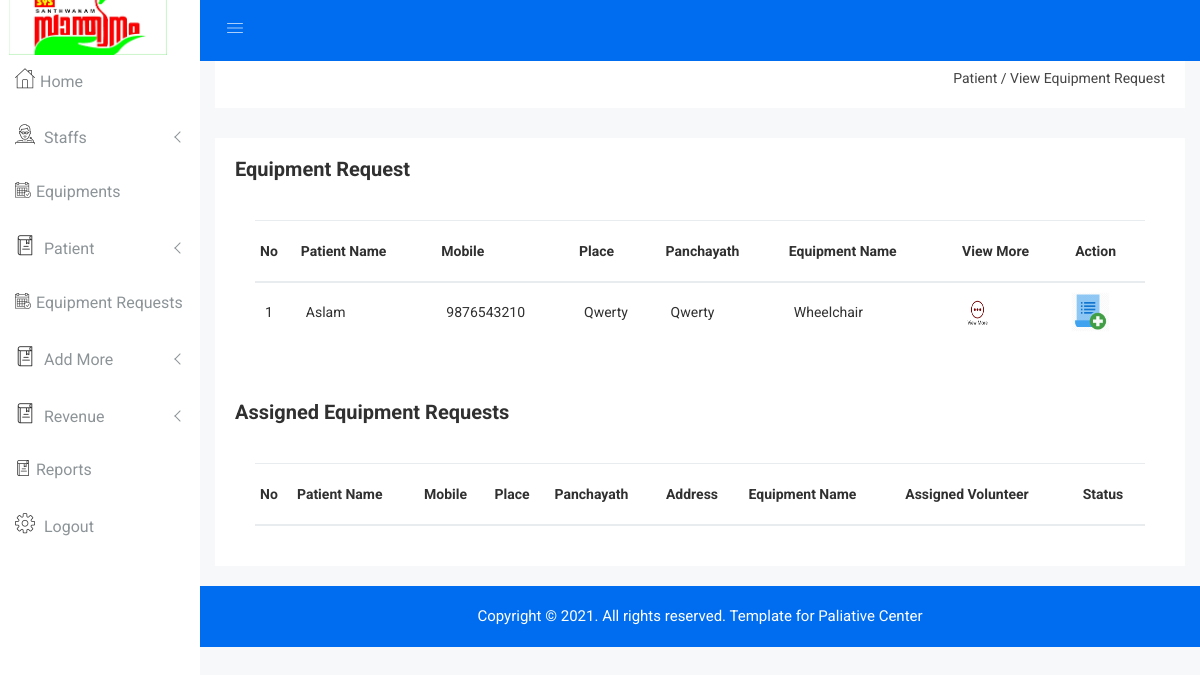
Before: /Admin/view_equiprequest.php with the older database file.
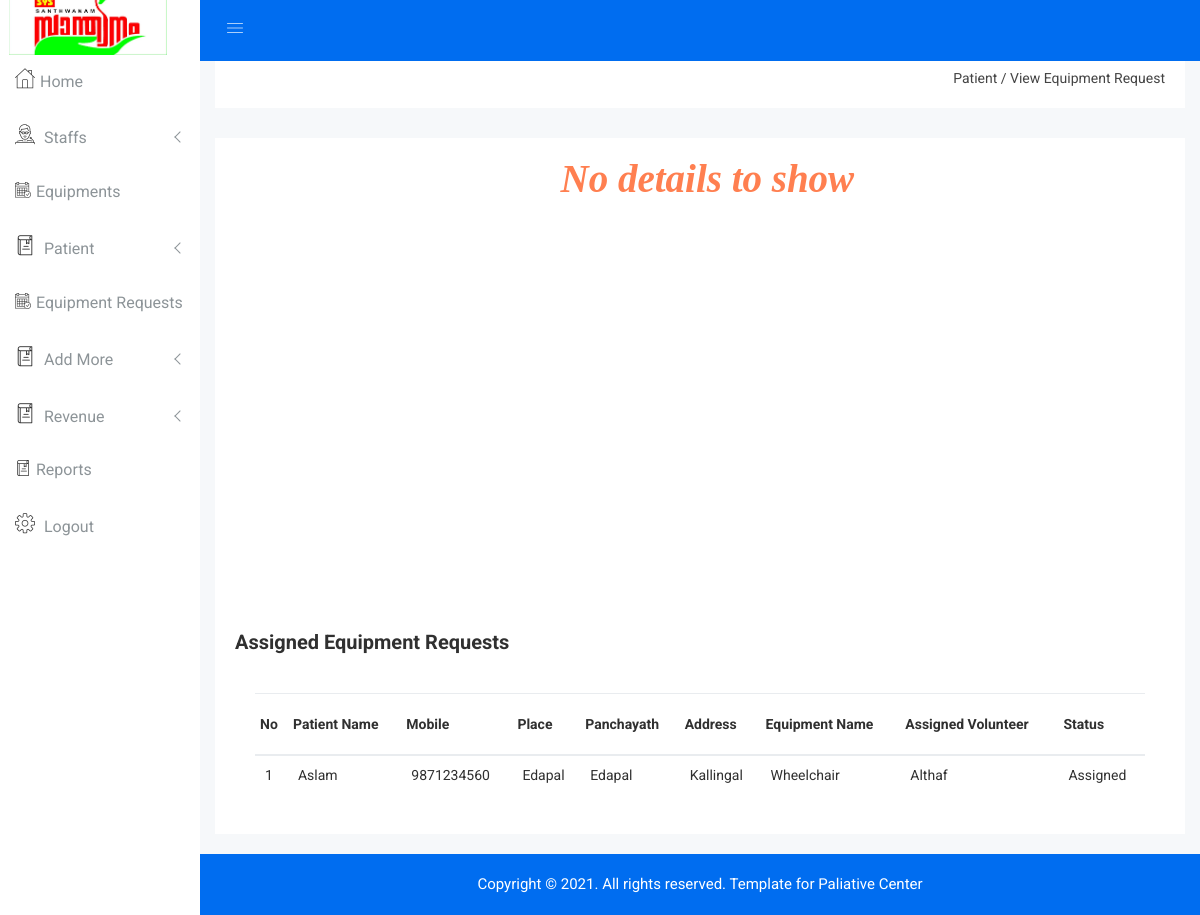
After: the same page with the newer database file.
### tables this page shows
CREATE TABLE `equipments` (
  `eid` int(5) NOT NULL,
  `e_name` varchar(15) NOT NULL,
  `e_stock` int(10) NOT NULL,
  `e_date` date NOT NULL,
  `image` varchar(250) NOT NULL,
  `description` varchar(100) NOT NULL
);

CREATE TABLE `patient` (
  `pid` int(5) NOT NULL,
  `pname` varchar(30) NOT NULL,
  `mobile` bigint(12) NOT NULL,
  `dob` date NOT NULL,
  `gender` varchar(10) NOT NULL,
  `place` varchar(25) NOT NULL,
  `panchayath` varchar(25) NOT NULL,
  `ward` int(5) NOT NULL,
  `address` varchar(50) NOT NULL,
  `pincode` int(8) NOT NULL,
  `disease` varchar(30) NOT NULL
);

CREATE TABLE `transport` (
  `tid` int(5) NOT NULL,
  `equipment` int(5) NOT NULL,
  `patient` int(5) NOT NULL,
  `volunteer` int(5) NOT NULL,
  `request_id` int(5) NOT NULL,
  `tr_status` varchar(15) NOT NULL,
  `tr_assdate` date NOT NULL
);

CREATE TABLE `volunteer` (
  `vid` int(5) NOT NULL,
  `name` varchar(20) NOT NULL,
  `mobile` bigint(12) NOT NULL,
  `dob` date NOT NULL,
  `place` varchar(20) NOT NULL,
  `panchayath` varchar(30) NOT NULL,
  `address` varchar(30) NOT NULL
);

### Admin/view_equiprequest.php (the view, shortened to what the rows shown need)
<?php
include "header.php";
?>
<div class="product-status mg-b-15">
    <div class="container-fluid">
        <div class="row">
            <div class="col-lg-12 col-md-12 col-sm-12 col-xs-12">
                <div class="product-status-wrap">
                    <?php
                    $sq=mysqli_query($con,"select * from equipment_request where status='pending'");
                    if(mysqli_num_rows($sq)==0){
                        echo "<h2 style='margin-left: 35%;color:coral;font-family: Times;font-style: italic;font-size: 39px;'>No details to show</h2><br><br><br><br><br><br><br><br><br><br><br><br><br><br><br><br><br><br><br>";
                    }else {
                        ?>
                        <div class="asset-inner">
                            <div class="row">
                                <div class="col-lg-12 col-md-12 col-sm-12 col-xs-12">
                                    <div class="sparkline13-list">
                                        <div class="sparkline13-graph">
                                            <div class="datatable-dashv1-list custom-datatable-overright">
                                                <table id="table" data-toggle="table" data-pagination="true"
                                                       data-search="true">
                                                    <thead>
                                                    <tr>
                                                        <th data-field="id">No</th>
                                                        <th data-field="pname" data-editable="true">Patient Name</th>
                                                        <th data-field="mobile" data-editable="true">Mobile</th>
                                                        <th data-field="place" data-editable="true">Place</th>
                                                        <th data-field="place" data-editable="true">Panchayath</th>
                                                        <th data-field="ename" data-editable="true">Equipment Name</th>
                                                        <th data-field="viewmore">View More</th>
                                                        <th data-field="assign">Action</th>
                                                    </tr>
                                                    </thead>
                                                    <tbody style="text-transform: capitalize">
                                                    <?php
                                                    $i = 1;
                                                    $view = mysqli_query($con, "select *from equipments inner join equipment_request on equipments.eid=equipment_request.equipment inner join patient on equipment_request.patient=patient.pid where equipment_request.status='pending' ");
                                                    while ($row = mysqli_fetch_array($view)) {
                                                        ?>
                                                        <tr>
                                                            <td><?php echo $i ?></td>
                                                            <td><?php echo $row['pname'] ?></td>
                                                            <td><?php echo $row['mobile'] ?></td>
                                                            <td><?php echo $row['place'] ?></td>
                                                            <td><?php echo $row['panchayath'] ?></td>
                                                            <td><?php echo $row['e_name'] ?></td>
                                                            <td>
                                                                <a href="viewmore_request.php?id=<?php echo $row['req_id'] ?>"
                                                                   data-toggle="tooltip" title="Edit"
                                                                   class="pd-setting-ed"><img src="img/viewmore.png"
                                                                                              style="height: 40px;width: 39px;margin-left: -9px;"></a>
                                                            </td>
                                                            <td>
                                                                <a href="assign_transport.php?id=<?php echo $row['req_id'] ?>"
                                                                   data-toggle="tooltip" title="Edit"
                                                                   class="pd-setting-ed"><img src="img/add.png"
                                                                                              style="height: 40px;width: 39px;margin-left: -9px;"></a>
                                                            </td>
                                                        </tr>
                                                        <?php
                                                        $i++;
                                                    }
                                                    ?>
                                                    </tbody>
                                                </table>
                                            </div>
                                        </div>
                                    </div>
                                </div>
                            </div>
                        </div>
                        <?php
                    }
                    ?>
                </div>
                <div class="product-status-wrap">
                    <div class="asset-inner">
                        <div class="row">
                            <div class="col-lg-12 col-md-12 col-sm-12 col-xs-12">
                                <div class="sparkline13-list">
                                    <div class="sparkline13-graph">
                                        <div class="datatable-dashv1-list custom-datatable-overright">
                                            <table id="table" data-toggle="table" data-pagination="true"
                                                   data-search="true">
                                                <thead>
                                                <tr>
                                                    <th data-field="id">No</th>
                                                    <th data-field="pname" data-editable="true">Patient Name</th>
                                                    <th data-field="mobile" data-editable="true">Mobile</th>
                                                    <th data-field="place" data-editable="true">Place</th>
                                                    <th data-field="panchayath" data-editable="true">Panchayath</th>
                                                    <th data-field="address" data-editable="true">Address</th>
                                                    <th data-field="ename" data-editable="true">Equipment Name</th>
                                                    <th data-field="vname" data-editable="true">Assigned Volunteer</th>
                                                    <th data-field="status" data-editable="true">Status</th>
                                                </tr>
                                                </thead>
                                                <tbody style="text-transform: capitalize">
                                                <?php
                                                $i = 1;
                                                $view = mysqli_query($con, "select *from patient inner join transport on patient.pid=transport.patient inner join equipments on  transport.equipment=equipments.eid inner join volunteer on transport.volunteer=volunteer.vid where transport.tr_status='assigned' ");
                                                while ($row = mysqli_fetch_array($view)) {
                                                    ?>
                                                    <tr>
                                                        <td><?php echo $i ?></td>
                                                        <td><?php echo $row['pname'] ?></td>
                                                        <td><?php echo $row['mobile'] ?></td>
                                                        <td><?php echo $row['place'] ?></td>
                                                        <td><?php echo $row['panchayath'] ?></td>
                                                        <td><?php echo $row['address'] ?></td>
                                                        <td><?php echo $row['e_name'] ?></td>
                                                        <td><?php echo $row['name'] ?></td>
                                                        <td><?php echo $row['tr_status'] ?></td>
                                                    </tr>
                                                    <?php
                                                    $i++;
                                                }
                                                ?>
                                                </tbody>
                                            </table>
                                        </div>
                                    </div>
                                </div>
                            </div>
                        </div>
                    </div>
                </div>
            </div>
        </div>
    </div>
</div>
<?php
include "footer.php";
?>
</body>
</html>

Changed rows visible on the page:
no longer on this page (row edited): equipments: patient.pname "Aslam", patient.mobile "9876543210", patient.place "Qwerty", patient.panchayath "Qwerty", e_name "Wheelchair"
added transport: patient.pname "Aslam", volunteer.mobile "9871234560", volunteer.place "Edapal", volunteer.panchayath "Edapal", volunteer.address "Kallingal", equipment.e_name "Wheelchair", volunteer.name "Althaf", tr_status "Assigned"
Other visible differences:
text no longer shown: "Equipment Request No Patient Name Mobile Place Panchayath Equipment Name View More Action"
text now shown: "No details to show"
